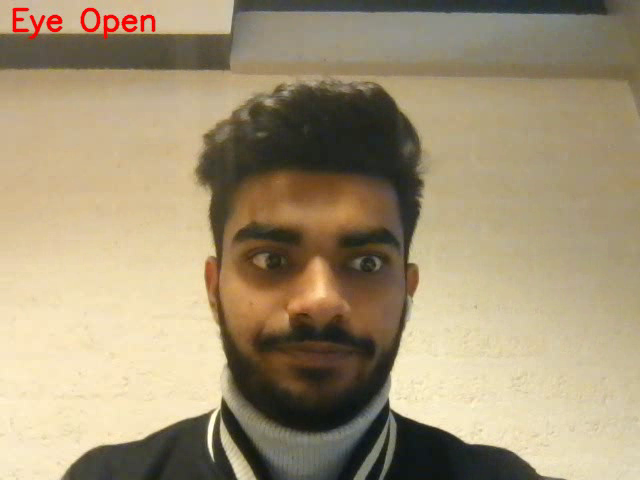
#> input picture frame 40 of output.avi, 640 x 480 px, given in place of the camera
$ python ConnectionObject.py
#> lines starting #> are read from the running program, lines starting #| are printed output that depends on the picture; after the words box and inside, x2 and y2 are one past the last pixel; in counts of white or black regions, pixels touching at a corner belong together
import numpy as np
import cv2
import matplotlib.pyplot as plt
import matplotlib.animation as animation


eye_cascade = cv2.CascadeClassifier('haarcascae_eye.xml')
cap = cv2.VideoCapture(0)
out = cv2.VideoWriter('output.avi',cv2.VideoWriter_fourcc(*'XVID'), 20.0,(int(cap.get(3)),int(cap.get(4))))


diameter=[]
blink =False
bcount = -1
kernel = np.ones((5,5),np.uint8)
global a
font = cv2.FONT_HERSHEY_SIMPLEX
try:
    while 1:
        ret, img = cap.read()
#> img is the input picture: shape (480, 640, 3); mean B, G, R 117.8, 147.4, 162.9
        gray = cv2.cvtColor(img, cv2.COLOR_BGR2GRAY)
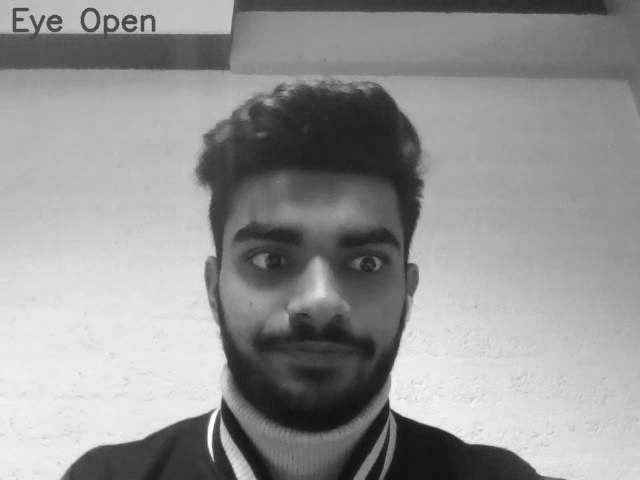
#> gray: shape (480, 640); min 11, max 252, mean 148.6
        eyes = eye_cascade.detectMultiScale(gray,1.1,7)
#> eyes = [[337, 235, 53, 53], [234, 229, 61, 61]]
        if (len(eyes)>0):
            a = "Eye Open"

            if (blink==True):
                blink=False

            cv2.putText(img,a,(10,30), font, 1,(0,0,255),2,cv2.LINE_AA)
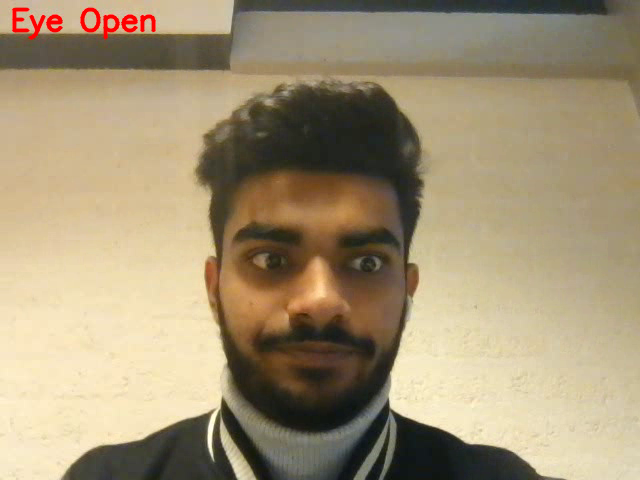
#> img: shape (480, 640, 3); 0.54% of pixels changed, all inside (x1, y1, x2, y2) = (12, 7, 156, 40)

            for (ex,ey,ew,eh) in eyes:
                #cv2.rectangle(img,(ex,ey),(ex+ew,ey+eh),(0,255,0),2)
                roi_gray2 = gray[ey:ey+eh, ex:ex+ew]
                roi_color2 = img[ey:ey+eh, ex:ex+ew]
                blur = cv2.GaussianBlur(roi_gray2,(5,5),10)
                erosion = cv2.erode(blur,kernel,iterations = 2)
                ret3,th3 = cv2.threshold(erosion,0,255,cv2.THRESH_BINARY+cv2.THRESH_OTSU)
                circles = cv2.HoughCircles(erosion,cv2.HOUGH_GRADIENT,4,200,param1=20,param2=150,minRadius=0,maxRadius=0)
                print(circles)
                try:
                    for i in circles[0,:]:
                        if(i[2]>0 and i[2]<55):
                            cv2.circle(roi_color2,(i[0],i[1]),i[2],(0,0,255),1)
                            cv2.putText(img,"Pupil Pos:",(450,30), font, 1,(0,0,255),2,cv2.LINE_AA)
                            cv2.putText(img,"X "+str(int(i[0]))+" Y "+str(int(i[1])),(430,60), font, 1,(0,0,255),2,cv2.LINE_AA)
                            d = (i[2]/2.0)
                            dmm = 1/(25.4/d)
                            diameter.append(dmm)
                            cv2.putText(img,str('{0:.2f}'.format(dmm))+"mm",(10,60), font, 1,(0,0,255),2,cv2.LINE_AA)
                            cv2.circle(roi_color2,(i[0],i[1]),2,(0,0,255),3)
                            #cv2.imshow('erosion',erosion)
                except Exception as e:
                    pass
#> this loop made 2 passes
#> (ex, ey, ew, eh, ret3) on passes 1 to 2: (337, 235, 53, 53, 53), (234, 229, 61, 61, 67)
#| None
#| None
#> pass 1, `erosion = cv2.erode(blur,kernel,iterations = 2)`:
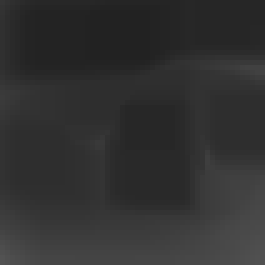
#> erosion: shape (53, 53) (shown 5 times larger); min 34, max 83, mean 48.9
#> after the loop:
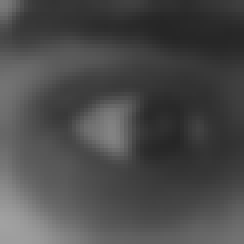
#> blur: shape (61, 61) (shown 4 times larger); min 38, max 161, mean 74.6
#> after the loop:
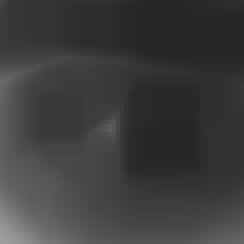
#> erosion: shape (61, 61) (shown 4 times larger); min 38, max 158, mean 60.5
#> after the loop:
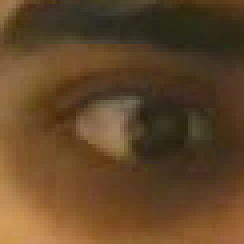
#> roi_color2: shape (61, 61, 3) (shown 4 times larger); mean B, G, R 40.1, 70.2, 97.2
#> after the loop, diameter = []

        else:
            if (blink==False):
                blink=True
                if blink==True:
                     cv2.putText(img,"Blink",(10,90), font, 1,(0,0,255),2,cv2.LINE_AA)
            a="Eye Close"
            cv2.putText(img,a,(10,30), font, 1,(0,0,255),2,cv2.LINE_AA)

        cv2.imshow('img',img)
        out.write(img)

        k = cv2.waitKey(30) & 0xff
#> (key Esc is pressed here)
        if k == 27:
            break
    print(diameter)
    plt.plot(diameter)
    plt.ylabel('pupil Diameter')
    plt.show()
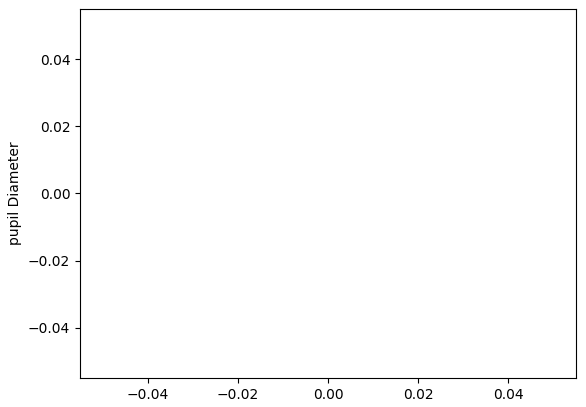
#> figure drawn by matplotlib, 1 panel
    cap.release()
    out.release()

    cv2.destroyAllWindows()
except:
    plt.plot(diameter)
    plt.ylabel('pupil Diameter')
    plt.show()

$ run again, starting later in the video
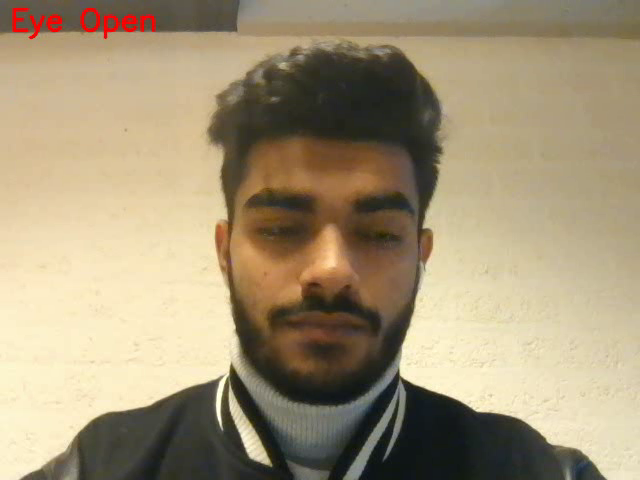
#> input picture frame 182 of output.avi, 640 x 480 px, given in place of the camera
#> img is the input picture: shape (480, 640, 3); mean B, G, R 119.5, 148.4, 163.4
#> `gray = cv2.cvtColor(img, cv2.COLOR_BGR2GRAY)`:
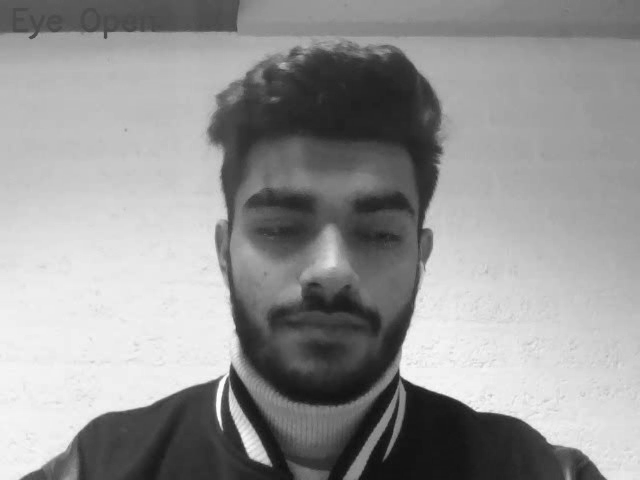
#> gray: shape (480, 640); min 10, max 253, mean 149.5
#> eyes = [[354, 211, 53, 53]]
#> img: shape (480, 640, 3); 0.54% of pixels changed, all inside (x1, y1, x2, y2) = (12, 7, 156, 40)
#> the loop `for (ex,ey,ew,eh) in eyes:` made 1 pass
#> (ex, ey, ew, eh, ret3) on pass 1: (354, 211, 53, 53, 63)
#> (printed output is left out)
#> pass 1, `erosion = cv2.erode(blur,kernel,iterations = 2)`:
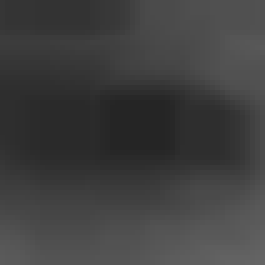
#> erosion: shape (53, 53) (shown 5 times larger); min 37, max 101, mean 63.3
#> after the loop `for (ex,ey,ew,eh) in eyes:`: diameter = []

$ run again, starting later in the video
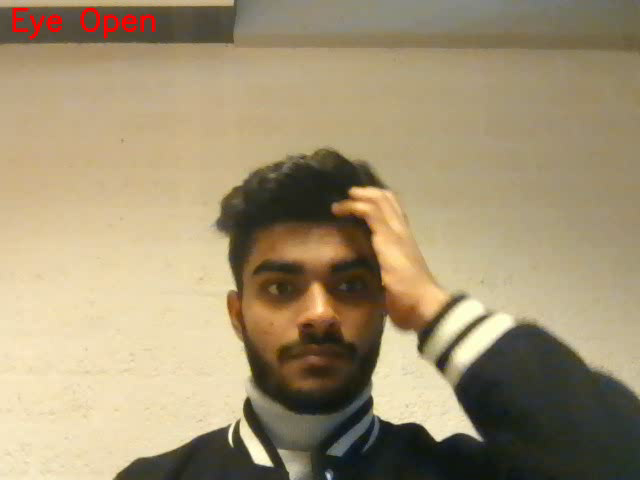
#> input picture frame 324 of output.avi, 640 x 480 px, given in place of the camera
#> img is the input picture: shape (480, 640, 3); mean B, G, R 114.3, 145.8, 161.6
#> `gray = cv2.cvtColor(img, cv2.COLOR_BGR2GRAY)`:
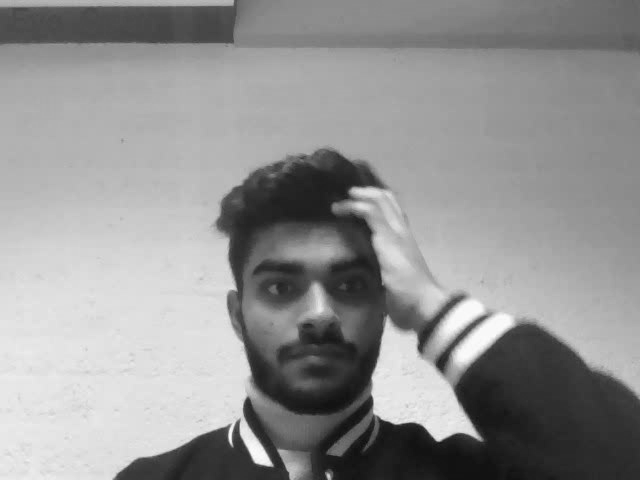
#> gray: shape (480, 640); min 15, max 252, mean 146.9
#> eyes = [[254, 264, 45, 45], [290, 254, 66, 66]]
#> img: shape (480, 640, 3); 0.53% of pixels changed, all inside (x1, y1, x2, y2) = (12, 7, 156, 40)
#> the loop `for (ex,ey,ew,eh) in eyes:` made 2 passes
#> (ex, ey, ew, eh, ret3) on passes 1 to 2: (254, 264, 45, 45, 64), (290, 254, 66, 66, 88)
#> (printed output is left out)
#> after the loop `for (ex,ey,ew,eh) in eyes:`:
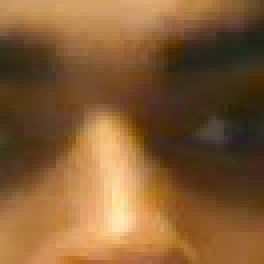
#> roi_color2: shape (66, 66, 3) (shown 4 times larger); mean B, G, R 52.5, 92.5, 131.9
#> after the loop `for (ex,ey,ew,eh) in eyes:`: diameter = []
